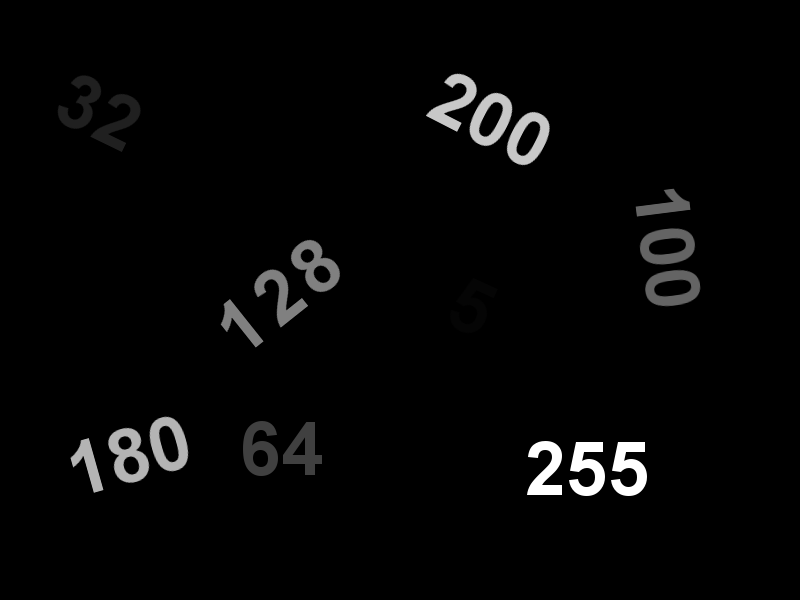
#> input picture data/images/threshold.png, 800 x 600 px
$ jupyter execute 'Binary Thresholding and Morphological Filters.ipynb'   (shell and % lines are left out)
#> lines starting #> are read from the running program, lines starting #| are printed output that depends on the picture; after the words box and inside, x2 and y2 are one past the last pixel; in counts of white or black regions, pixels touching at a corner belong together; long printed decimals are rounded
# Image Thresholding

[cell 1]
# Import libraries
import cv2, time
import numpy as np
import matplotlib.pyplot as plt

import matplotlib
matplotlib.rcParams['figure.figsize']= (6.0,6.0)
matplotlib.rcParams['image.cmap'] = 'gray'

[cell 2]
# Read image
imagePath = "data/images/threshold.png"
image = cv2.imread(imagePath, cv2.IMREAD_GRAYSCALE)
#> image is the input picture: shape (600, 800); min 0, max 255, mean 6.1

thresh = 100
maxValue = 255

# Thresholding function from scratch

[cell 3]
def thresholding(image, thresh, maxValue):
#> called with thresh = 100, maxValue = 255
    dst = image.copy()
    height, width = image.shape[:2]
#> height = 600; width = 800

    for i in range(height):
        for j in range(width):
            if image[i][j]>thresh:
                dst[i][j] = maxValue
            else:
                dst[i][j] = 0
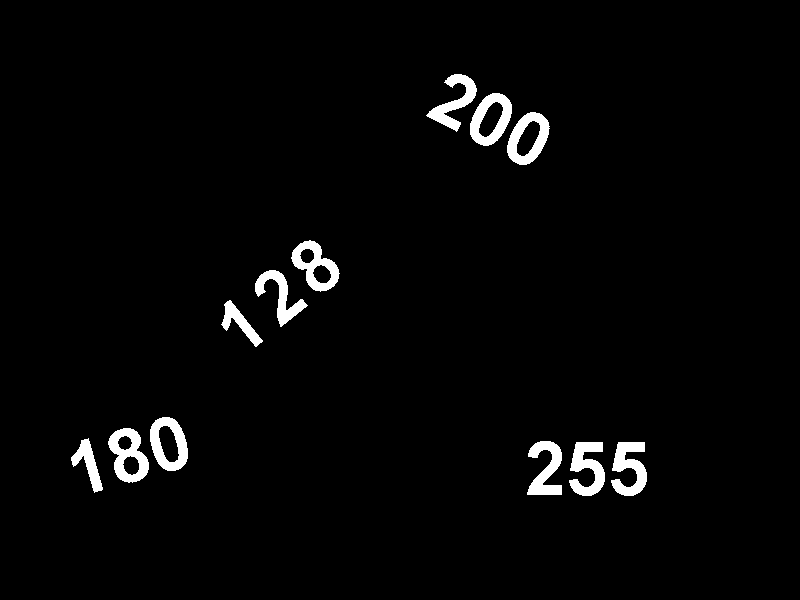
#> dst: shape (600, 800); 2.6% white; 12 white regions, largest, box (x1, y1, x2, y2) and area: (108, 428, 149, 483) 1191, (569, 442, 605, 496) 1139, (611, 442, 647, 496) 1139
    return dst

t = time.time()
dst = thresholding(image, thresh, maxValue)
print("Time take in seconds: {}".format(time.time()-t))

[cell 4]
# Display images
plt.subplot(121);plt.imshow(image);
plt.subplot(122);plt.imshow(dst);
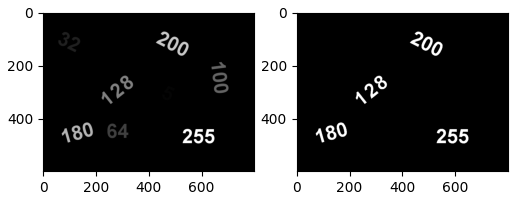
#> figure drawn by matplotlib, 2 panels

# Thresholding using Vectorized operations

[cell 5]
def thresholding_vector(image, thresh, maxValue):
    #create a black output image
#> called with thresh = 100, maxValue = 255
    dst = np.zeros_like(image)

    #pixel which has values greater than threshold
    thresholdedpixels = image>thresh

    #assign those pixels to maximum value
    dst[thresholdedpixels] = maxValue

    return dst

t = time.time()
dst = thresholding_vector(image, thresh, maxValue)
print("Time taken would be {}".format(time.time()-t))

[cell 6]
# Display images
plt.subplot(121);plt.imshow(image);
plt.subplot(122);plt.imshow(dst);

# Thresholding using OpenCV method

[cell 7]
t = time.time()
th, dst = cv2.threshold(image, thresh, maxValue, cv2.THRESH_BINARY)
#> th = 100
print("Time taken would be {}".format(time.time()-t))

[cell 8]
# Display results
plt.subplot(121);plt.imshow(image);
plt.subplot(122);plt.imshow(dst);

# Time analysis

[cell 9]
time_opencv = 0
time_loop = 0
time_vector = 0
samples = 10

for i in range(samples):
    t = time.time()
    dst = thresholding(image, thresh, maxValue)
    time_loop +=time.time()-t

    t = time.time()
    dst = thresholding_vector(image, thresh, maxValue)
    time_vector +=time.time()-t

    t = time.time()
    th, dst = cv2.threshold(image, thresh, maxValue, cv2.THRESH_BINARY)
    time_opencv +=time.time()-t
#> after the loop, time_loop = 4.43; time_opencv = 0.00225; time_vector = 0.004

print("average time take by loop is {}".format(time_loop/samples))
#| average time take by loop is 0.4435

print("average time take by vector is {}".format(time_vector/samples))
#| average time take by vector is 0.0004001

print("average time take by opencv is {}".format(time_opencv/samples))
#| average time take by opencv is 0.0002255

# Morphological Operations - Dilation and Erosion

[cell 10]
# Read image
imagename = "data/images/dilation_example.jpg"
image = cv2.imread(imagename)
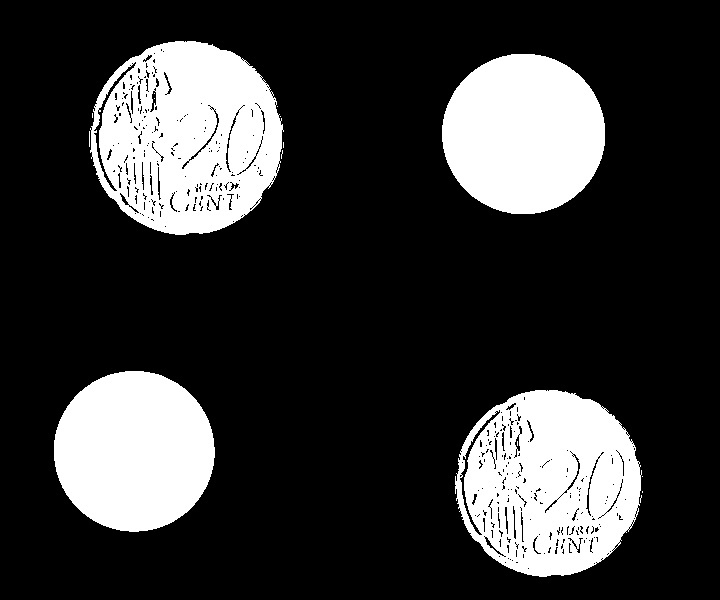
#> input picture data/images/dilation_example.jpg, 720 x 600 px
#> image is the input picture: shape (600, 720, 3); min 0, max 255, mean 55
plt.imshow(image)

[cell 11]
# Select kernel
kernelSize = (7,7)
kernel1 = cv2.getStructuringElement(cv2.MORPH_ELLIPSE, kernelSize)
plt.imshow(kernel1)

[cell 12]
# Perform dilation
imageDilated = cv2.dilate(image, kernel1)
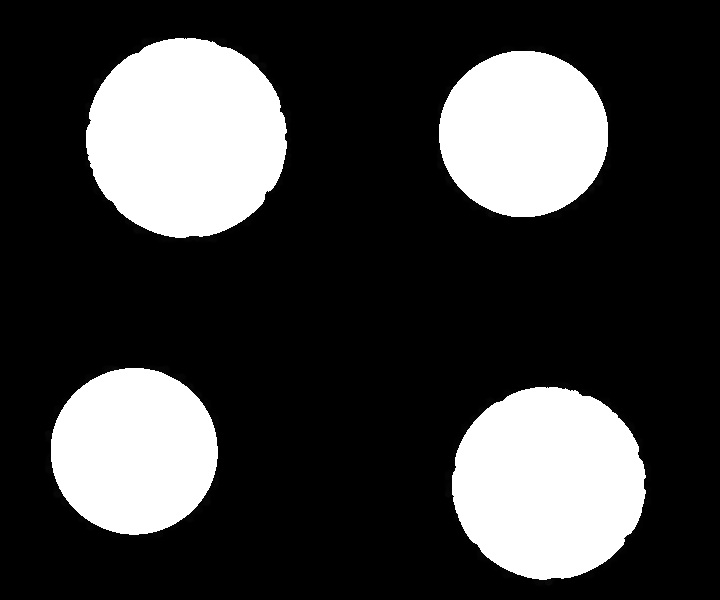
#> imageDilated: shape (600, 720, 3); min 0, max 255, mean 61.8
plt.figure(figsize=[15,15])
plt.subplot(121);plt.imshow(image);plt.title("Original");
plt.subplot(122);plt.imshow(imageDilated);plt.title("Dilated");

[cell 13]
#using small kernels
kernelSize = (3,3)
kernel2 = cv2.getStructuringElement(cv2.MORPH_ELLIPSE, kernelSize)
plt.imshow(kernel2)
# This kernel is very small that is why we are not able to see the ellipse structure
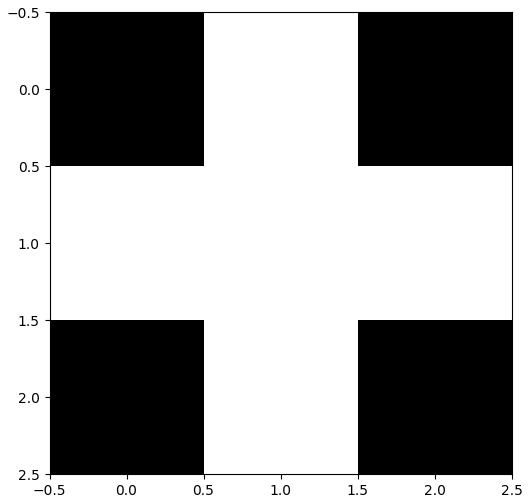
#> figure drawn by matplotlib, 1 panel

[cell 14]
# Perform dilation
imageDilated1 = cv2.dilate(image, kernel2, iterations=1)
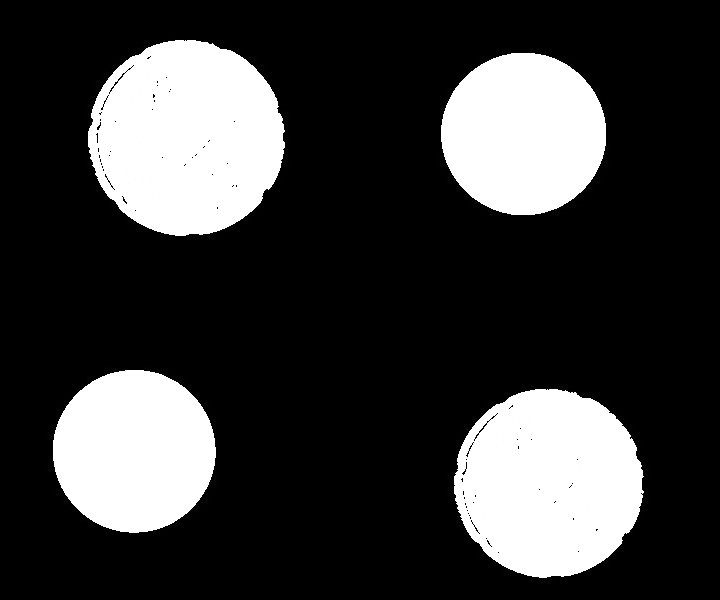
#> imageDilated1: shape (600, 720, 3); min 0, max 255, mean 58.8
imageDilated2 = cv2.dilate(image, kernel2, iterations=2)

plt.figure(figsize=[15,15])
plt.subplot(131);plt.imshow(image);plt.title("Original");
plt.subplot(132);plt.imshow(imageDilated1);plt.title("Dilation iteration 1");
plt.subplot(133);plt.imshow(imageDilated2);plt.title("Dilation iteration 2");

[cell 15]
# Erosion operation
# Read image
imagename = "data/images/erosion_example.jpg"
image = cv2.imread(imagename, cv2.IMREAD_COLOR)
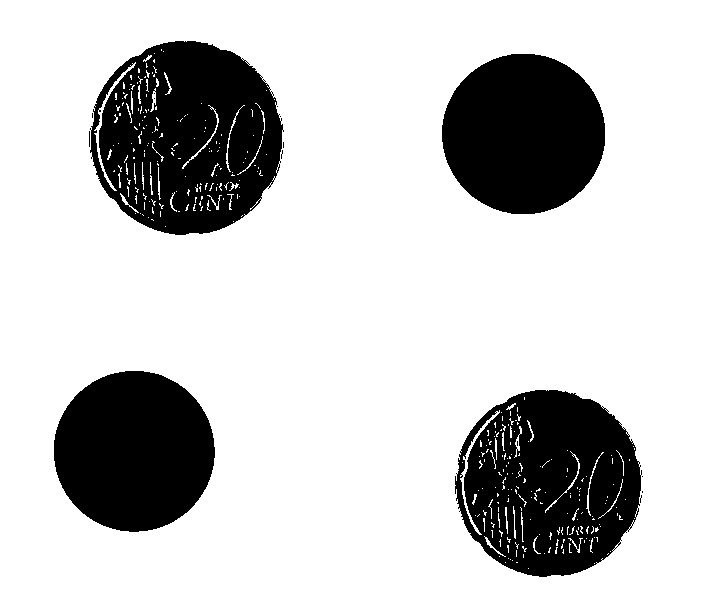
#> input picture data/images/erosion_example.jpg, 720 x 600 px
#> image is the input picture: shape (600, 720, 3); min 0, max 255, mean 200
plt.imshow(image)

[cell 16]
# Perform erosion
imageEroded = cv2.erode(image, kernel1, iterations=1)
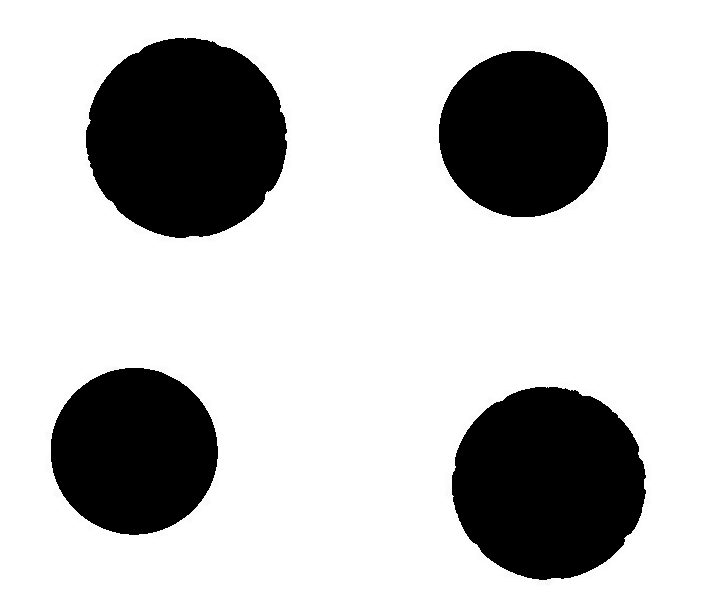
#> imageEroded: shape (600, 720, 3); min 0, max 255, mean 193.2
plt.imshow(imageEroded)

# Dilation from Scratch - Method 1

[cell 17]
# Create a black image
image = np.zeros((10,10), dtype='uint8')
print(image)
plt.imshow(image)

[cell 18]
# Add some blobs on the image
image[0, 1] = 1
image[0,9] = 1
image[4,4] = 1
image[5:8, 5:8] = 1
print(image)
plt.imshow(image)

[cell 19]
# get a structuring element

element = cv2.getStructuringElement(cv2.MORPH_ELLIPSE, (3,3))
print(element)
plt.imshow(element)

[cell 20]
# Perform dilation using method 1

ksize = element.shape[0]
height,width = image.shape[0:2]
border = ksize//2

paddedIm = np.zeros((height+border*2, width+border*2))
paddedIm = cv2.copyMakeBorder(image, border, border, border, border, cv2.BORDER_CONSTANT, value=0)

for i in range(border, height+border):
    for j in range(border, width+border):
        print(paddedIm)
        if image[i-border,j-border]:
            print("white pixel found at {},{}".format(i,j))
            paddedIm[i-border:i+border+1, j-border:j+border+1] = cv2.bitwise_or(paddedIm[i-border:i+border+1, j-border:j+border+1], element)
            plt.imshow(paddedIm);plt.show();

[cell 21]
# crop out the original dimension from the padded output image
dilatedImage = paddedIm[border:border+height, border:border+width]
plt.imshow(dilatedImage)

[cell 22]
# Perform dilation using OpenCV
dst = cv2.dilate(image, kernel2)
plt.imshow(dst)

# Dilation from Scratch - Method 2

[cell 23]
# Perform dilation using method 2

border = ksize//2

paddedIm = np.zeros((height+border*2, width+border*2))
paddedIm = cv2.copyMakeBorder(image, border, border, border, border, cv2.BORDER_CONSTANT, value=0)
paddedImageDilated = paddedIm.copy()

for i in range(border, height+border):
    for j in range(border, width+border):
        if paddedIm[i,j]==1 or paddedIm[i-1,j]==1 or paddedIm[i+1,j]==1 or paddedIm[i,j-1]==1 or paddedIm[i, j+1]==1:
            paddedImageDilated[i,j] = np.max(cv2.bitwise_and(paddedImageDilated[i-1:i+2,j-1:j+2], element))
        print(paddedImageDilated)
        plt.imshow(paddedImageDilated)
        plt.show()

[cell 24]
image_Dilated = paddedImageDilated[border:height+border, border:width+border]
print(image_Dilated)
plt.imshow(image_Dilated)

# Erosion from scratch

[cell 25]
# Create a black image with some blobs
image = np.zeros((10,10), dtype='uint8')
image[5:8, 5:8] = 1
image[1,1] = 1
image[0,9] = 1
image[2:5, 0:3] = 1
print(image)
plt.imshow(image)

[cell 26]
ksize = kernel2.shape[0]
border = ksize//2

paddedIm = np.zeros((height+border*2, width+border*2))
paddedIm = cv2.copyMakeBorder(image, border, border, border, border, cv2.BORDER_CONSTANT, value=1)
plt.imshow(paddedIm)
plt.show()
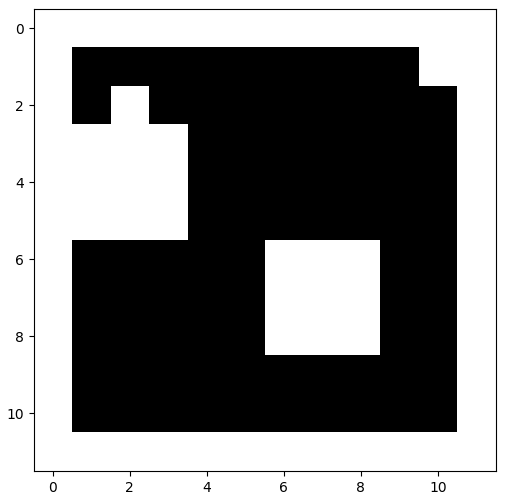
#> figure drawn by matplotlib, 1 panel

[cell 27]
# Perform Erosion
paddedImageEroded = paddedIm.copy()

for i in range(border, height+border):
    for j in range(border, width+border):
        array = paddedIm[i-1:i+2, j-1:j+2]
        if np.max(array)==np.min(array) and array[0][0]==1:
            paddedImageEroded[i,j] = 1
        else:
            paddedImageEroded[i,j] = 0
        print(paddedImageEroded)
        plt.imshow(paddedImageEroded)
        plt.show()

[cell 28]
# Display the eroded image
image_eroded = paddedImageEroded[border:border+height, border:border+width]
print(image_eroded)
plt.imshow(image_eroded)
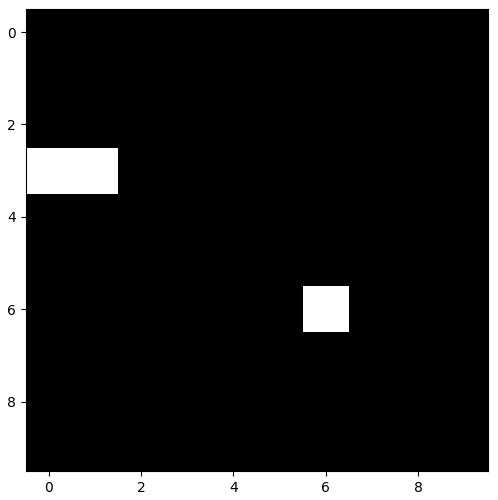
#> figure drawn by matplotlib, 1 panel
